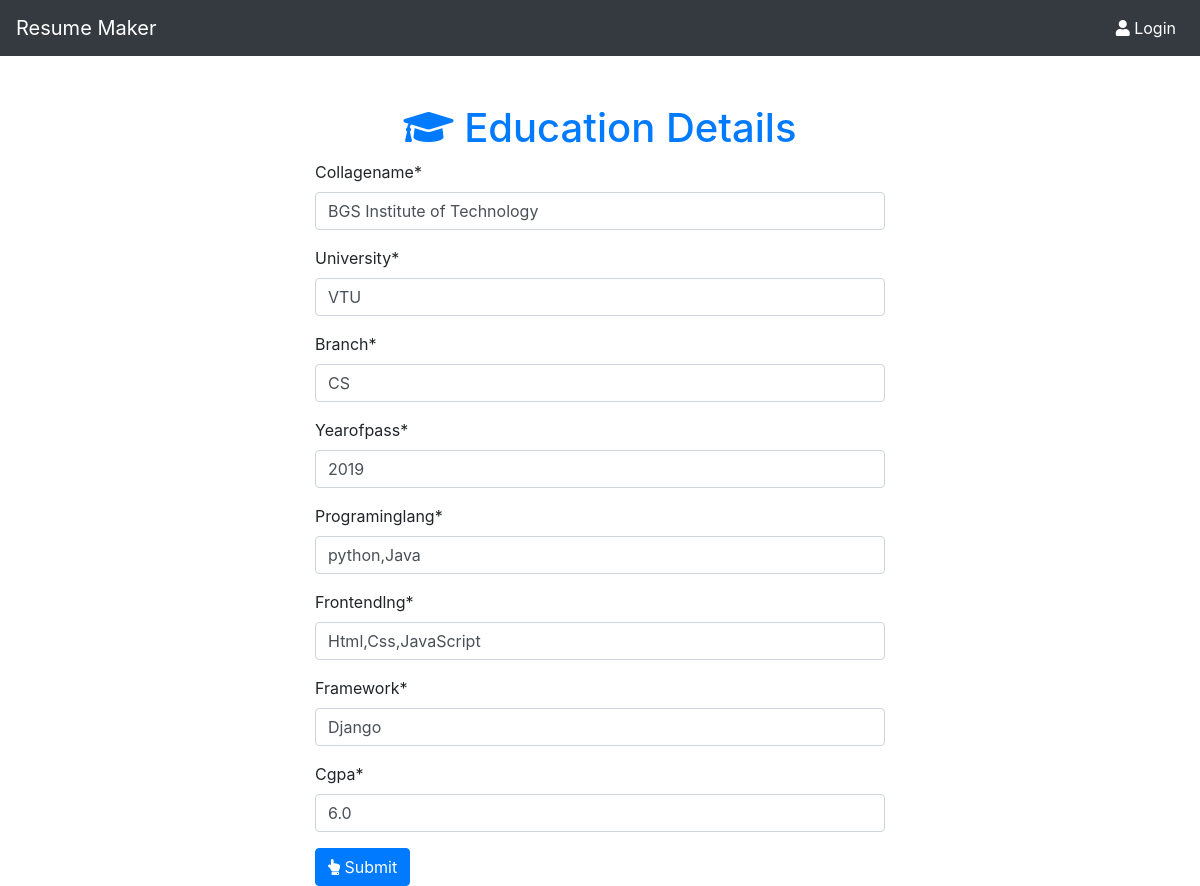
The app's page /edit_education/2/ with its own data.
### app/models.py (models this page shows, shortened)
class Education(models.Model):
    collagename = models.CharField(max_length=100)
    university = models.CharField(max_length=100)
    branch = models.CharField(max_length=100)
    yearofpass = models.CharField(max_length=4)
    programinglang = models.CharField(max_length=250)
    frontendlng = models.CharField(max_length=250, null=True)
    framework = models.CharField(max_length=250, null=True)
    cgpa = models.CharField(max_length=250)
    user = models.ForeignKey(User, on_delete=models.CASCADE)

### app/views.py (the view)
# urls.py: path('edit_education/<int:pk>/', views.edit_education, name='edit_education'),
def edit_education(request, pk):
    edu = Education.objects.get(id=pk)
    if request.method == 'POST':
        form = EducationForm(request.POST, instance=edu)
        if form.is_valid():
            form.save()
            return redirect('index')
    form = EducationForm(instance=edu)
    return render(request, 'education.html', {'form': form})

### app/forms.py
class EducationForm(forms.ModelForm):
    class Meta:
        model = Education
        fields = ['collagename', 'university', 'branch', 'yearofpass', 'programinglang', 'frontendlng', 'framework','cgpa']

### app/templates/education.html (shortened to what this page needs)
{% extends 'base.html' %}
{% load crispy_forms_tags %}
{% load static %}
{% block content %}
    <div class="container w-50  mt-5 " style="min-height:550px;" >
        <form method="post">
            <h1 class="text-center  text-primary"> <i class="fas fa-graduation-cap    "></i> Education Details </h1>
            <div class="form-group">
                {{form|crispy}}
            </div>
            <button type="submit" class="btn  btn-primary"> <i class="fas fa-hand-point-up    "></i> Submit</button>
        </form>
    </div>
{% endblock %}

### records on screen
Education: collagename "BGS Institute of Technology", university "VTU", branch "CS", yearofpass "2019", programinglang "python,Java", frontendlng "Html,Css,JavaScript", framework "Django", cgpa "6.0"
